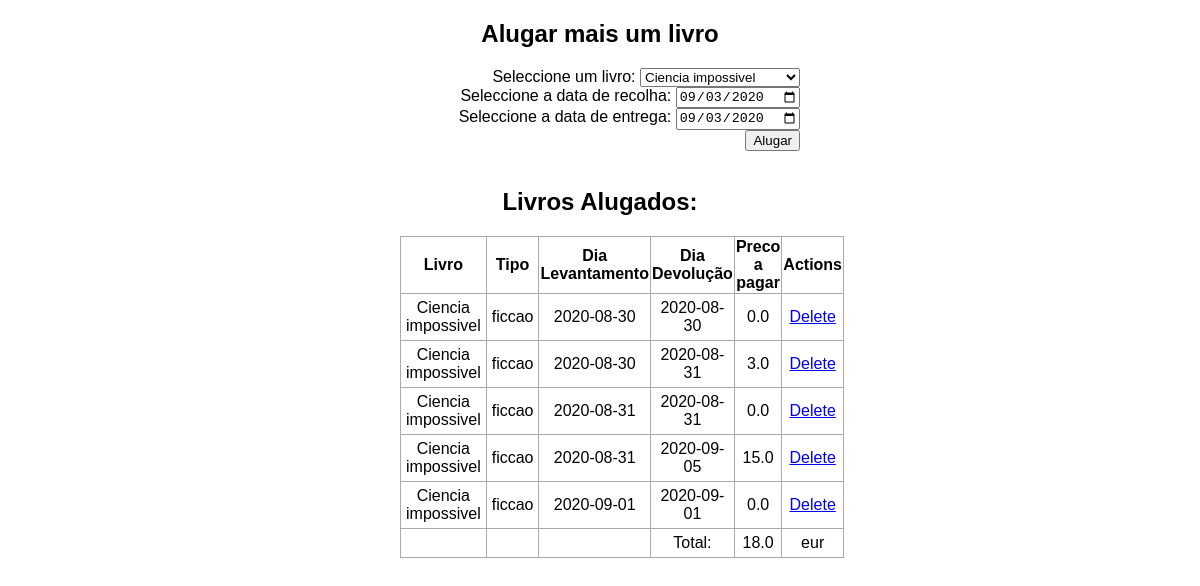
Before: / with the older database file.
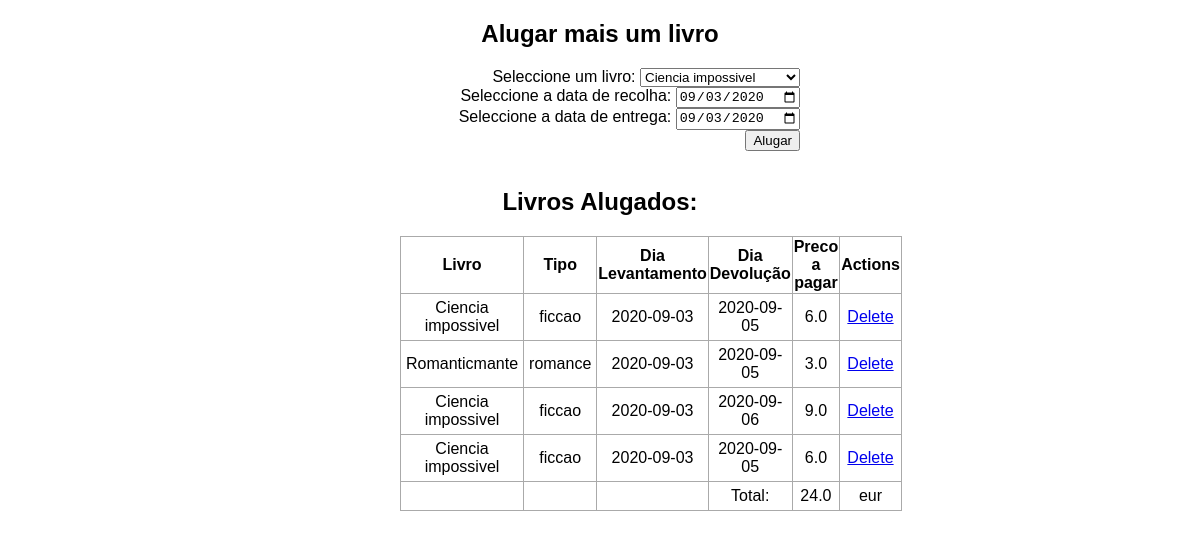
After: the same page with the newer database file.
### app.py (models this page shows, shortened)
class Todo(db.Model):
    id = db.Column(db.Integer, primary_key=True)
    content = db.Column(db.String(200), nullable=False)
    book_type = db.Column(db.String(200), nullable=False)
    DateTake = db.Column(db.DateTime, default=datetime.utcnow)
    DateReturn = db.Column(db.DateTime, default=datetime.utcnow)

### app.py (the view)
@app.route('/', methods=['POST', 'GET'])
def index():
    if request.method == 'POST':
        DateTake = datetime.strptime(request.form['DateTake'], '%Y-%m-%d')
        DateReturn =datetime.strptime(request.form['DateReturn'], '%Y-%m-%d')
        book_name= request.form['bookDropdown']
        book_type= books[book_name]["type"]
        new_task = Todo(content=book_name,book_type=book_type, DateTake=DateTake,DateReturn=DateReturn)
        db.session.add(new_task)
        db.session.commit()
        return redirect('/')
    else:
        tasks = Todo.query.order_by(Todo.DateTake).all()
        sum_extracto = sum([compute_price2(task.DateTake.date() ,task.DateReturn.date(),task.book_type) for task in tasks])
        return render_template('index.html', tasks=tasks,books=books, today=datetime.today().strftime("%Y-%m-%d"), compute_price2=compute_price2,sum_extracto=sum_extracto)

### rent_price.py (called while the page is built)
def compute_price2(d1,d2,tp):
    if not d2>=d1:
        raise ValueError('d2 must be superior to d1')
    if not isinstance(d1, date) or not isinstance(d2, date):
        raise TypeError('dates must be a date type.')
    if not isinstance(tp, str) :
        raise TypeError('book type must be a string')
    if tp not in BOOK_TYPES :
        raise ValueError('Invalid book type')
    if tp == BOOK_TYPE_FICCAO:
        return float( (d2-d1).days * 3)
    else:
        return float ( (d2-d1).days * 1.5)

### templates/index.html (shortened to what this page needs)
{% extends 'base.html' %}
{% block body %}
<div class="content">
    <h2 style="text-align: center">Alugar mais um livro </h2>
    <div class="form">
        <form action="/" method="POST">
            Seleccione um livro:
            <select class="bookForm" id="bookDropdown" type="text" name="bookDropdown" >
                {% for book in books %}
                <option id={{book}} value="{{book}}">{{book}}</option>
                {% endfor %}
           </select>
            <br>
            Seleccione a data de recolha:
            <input type="date"  name="DateTake" id="DateTake" value ="{{today}}" min="{{today}}">
             <br>
            Seleccione a data de entrega:
            <input type="date" name="DateReturn" id="DateReturn" value ="{{today}}" min="{{today}}">
            <input type="submit" value="Alugar" >
        </form>
    </div>
    <br>
    {% if tasks|length < 1 %}
    <h4 style="text-align: center">Sem livros alugados</h4>
    {% else %}
    <table>
        <h2 style="text-align: center">Livros Alugados:</h2>
        <tr>
            <th>Livro</th>
            <th>Tipo</th>
            <th>Dia Levantamento</th>
            <th>Dia Devolução</th>
            <th>Preco a pagar</th>
            <th>Actions</th>
        </tr>
        {% for task in tasks %}
            <tr>
                <td>{{ task.content }}</td>
                <td>{{ task.book_type }}</td>
                <td>{{ task.DateTake.date() }}</td>
                <td>{{ task.DateReturn.date() }}</td>
                <td>{{ compute_price2(task.DateTake.date() ,task.DateReturn.date(),task.book_type)  }}</td>
                <td>
                    <a href="/delete/{{task.id}}">Delete</a>
                </td>
            </tr>
        {% endfor %}
        <tr>
                <td></td>
                <td></td>
                <td></td>
                <td>Total:</td>
                <td>{{sum_extracto}}</td>
                <td>eur</td>
            </tr>
    </table>
    {% endif %}
</div>
{% endblock %}

### templates/base.html (shortened to what this page needs)
<!DOCTYPE html>
<html lang="en">
    <head>
        <link rel="stylesheet" href="{{ url_for('static', filename='css/main.css') }}">
    </head>
    <body>
        {% block body %}{% endblock %}
    </body>
</html>

### static/css/main.css (style rules this page uses)
body, html { margin: 0; font-family: sans-serif; }
.content { margin: 0 auto; width: 400px; }
table, td, th { border: 1px solid #aaa; }
table { border-collapse: collapse; width: 100%; }
th { height: 30px; }
td { text-align: center; padding: 5px; }
.form { margin-top: 20px; text-align: right; }

Changed rows visible on the page:
removed Todo: content "Ciencia impossivel", book_type "ficcao", DateTake "2020-08-30", DateReturn "2020-08-30", DateTake+DateReturn+book_type "0.0"
removed Todo: content "Ciencia impossivel", book_type "ficcao", DateTake "2020-08-30", DateReturn "2020-08-31", DateTake+DateReturn+book_type "3.0"
removed Todo: content "Ciencia impossivel", book_type "ficcao", DateTake "2020-08-31", DateReturn "2020-08-31", DateTake+DateReturn+book_type "0.0"
removed Todo: content "Ciencia impossivel", book_type "ficcao", DateTake "2020-08-31", DateReturn "2020-09-05", DateTake+DateReturn+book_type "15.0"
removed Todo: content "Ciencia impossivel", book_type "ficcao", DateTake "2020-09-01", DateReturn "2020-09-01", DateTake+DateReturn+book_type "0.0"
added Todo: content "Ciencia impossivel", book_type "ficcao", DateTake "2020-09-03", DateReturn "2020-09-05", DateTake+DateReturn+book_type "6.0"
added Todo: content "Romanticmante", book_type "romance", DateTake "2020-09-03", DateReturn "2020-09-05", DateTake+DateReturn+book_type "3.0"
added Todo: content "Ciencia impossivel", book_type "ficcao", DateTake "2020-09-03", DateReturn "2020-09-06", DateTake+DateReturn+book_type "9.0"
added Todo: content "Ciencia impossivel", book_type "ficcao", DateTake "2020-09-03", DateReturn "2020-09-05", DateTake+DateReturn+book_type "6.0"
Other visible differences:
{{ sum_extracto }}: "18.0" → "24.0"
